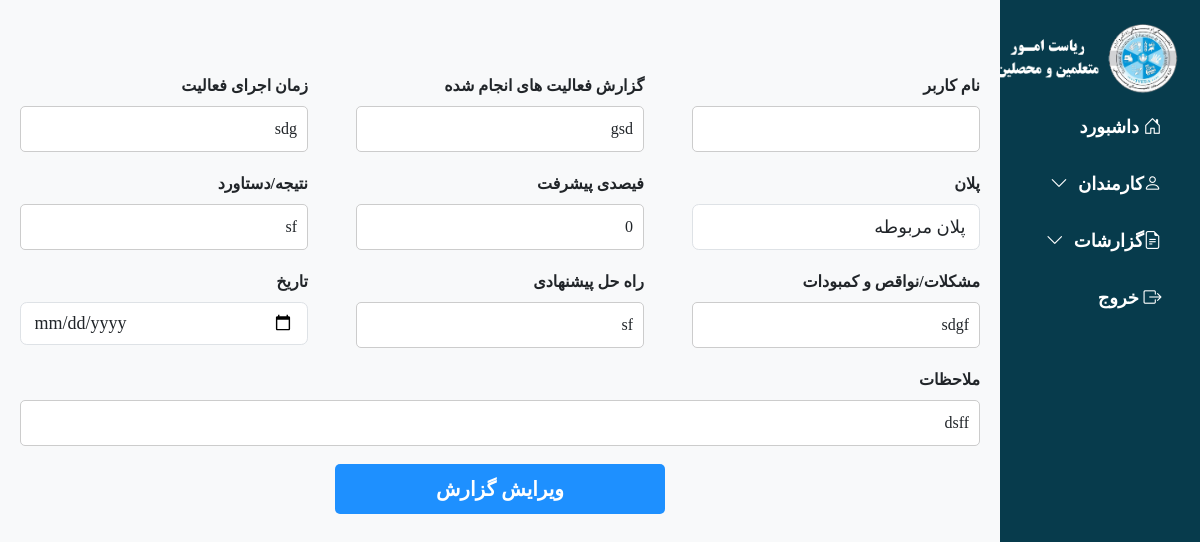
Page /PHP/Update_Employee_Report.php?ID=12 on the committed database.
### tables this page shows
CREATE TABLE `employeereport` (
  `ID` int(11) NOT NULL,
  `username` varchar(88) NOT NULL,
  `Did_Reports` varchar(100) NOT NULL,
  `Activity_Time` varchar(100) NOT NULL,
  `Plane` varchar(100) NOT NULL,
  `Improve_Precentage` float NOT NULL,
  `Result` varchar(100) NOT NULL,
  `Problems` varchar(100) NOT NULL,
  `Resolve_Sugestion` varchar(100) NOT NULL,
  `Date` date NOT NULL,
  `Observation` varchar(100) NOT NULL
);

### PHP/Update_Employee_Report.php (the view, shortened to what this page needs)
<?php
include 'ConnectionToDatabase.php';
$employee_id = $_GET['ID'];
$sql = "SELECT * FROM employeereport WHERE ID = ?";
$stmt = $conn->prepare($sql);
$stmt->bind_param("i", $employee_id);
$stmt->execute();
$result = $stmt->get_result();
$employee = $result->fetch_assoc();
?>
<!DOCTYPE html>
<html lang="fa">
<head>
    <link rel="stylesheet" href="https://cdn.jsdelivr.net/npm/bootstrap@5.3.0-alpha1/dist/css/bootstrap.min.css">
    <link href="https://cdn.jsdelivr.net/npm/bootstrap-icons/font/bootstrap-icons.css" rel="stylesheet">
    <link rel="stylesheet" href="../Css/dash.css" type="text/css">
    <link rel="stylesheet" href="../Css/Employee_Report.css" type="text/css">
</head>
<body dir="rtl">
    <div class="container-fluid">
        <div class="row">
            <div class="col-md-2 sidebar">
                <img src="../img/logo.png" alt="لوگوی داشبورد" class="logo-img">
                <a href="../index.php"><i class="bi bi-house-door"></i> داشبورد</a>
                <a href="#employeesMenu" data-bs-toggle="collapse" aria-expanded="false" class="d-flex align-items-center">
                    <i class="bi bi-person"></i> کارمندان
                    <i class="bi bi-chevron-down ms-auto"></i>
                </a>
                <a href="#reportsMenu" data-bs-toggle="collapse" aria-expanded="false" class="d-flex align-items-center">
                    <i class="bi bi-file-earmark-text"></i> گزارشات
                    <i class="bi bi-chevron-down ms-auto"></i>
                </a>
                <a href="logout.html"><i class="bi bi-box-arrow-right"></i> خروج</a>
            </div>
        <div class="col-md-10 main-content mt-5">
            <form action="Update_Employee_Report.php" method="post" id="form">
                <div class="form-row">
                    <div class="form-col">
                        <label for="UserName">نام کاربر</label>
                        <input type="text" id="UserName" name="Username" class="form-control" value="<?php echo htmlspecialchars($employee['Username']); ?>">
                    </div>
                    <div class="form-col">
                        <label for="Report">گزارش فعالیت های انجام شده</label>
                        <input type="text" id="Report" name="Did_Reports" class="form-control" value="<?php echo htmlspecialchars($employee['Did_Reports']); ?>">
                    </div>
                    <div class="form-col">
                        <label for="Time">زمان اجرای فعالیت</label>
                        <input type="text" id="Time" name="Activity_Time" class="form-control" value="<?php echo htmlspecialchars($employee['Activity_Time']); ?>">
                    </div>
                </div>
                <div class="form-row">
                    <div class="form-col">
                        <label for="Plane">پلان</label>
                        <select name="Plane" class="form-control">
                            <option value="پلان مربوطه" <?php echo $employee['Plane'] == 'پلان مربوطه' ? 'selected' : ''; ?>>پلان مربوطه</option>
                        </select>
                    </div>
                    <div class="form-col">
                        <label for="persent">فیصدی پیشرفت</label>
                        <input type="text" id="persent" name="Improve_Precentage" class="form-control" value="<?php echo htmlspecialchars($employee['Improve_Precentage']); ?>">
                    </div>
                    <div class="form-col">
                        <label for="state">نتیجه/دستاورد</label>
                        <input type="text" id="state" name="Result" class="form-control" value="<?php echo htmlspecialchars($employee['Result']); ?>">
                    </div>
                </div>
                <div class="form-row">
                    <div class="form-col">
                        <label for="prob">مشکلات/نواقص و کمبودات</label>
                        <input type="text" id="prob" name="Problems" class="form-control" value="<?php echo htmlspecialchars($employee['Problems']); ?>">
                    </div>
                    <div class="form-col">
                        <label for="solve">راه حل پیشنهادی</label>
                        <input type="text" id="solve" name="Resolve_Sugestion" class="form-control" value="<?php echo htmlspecialchars($employee['Resolve_Sugestion']); ?>">
                    </div>
                    <div class="form-col">
                        <label for="date">تاریخ</label>
                        <input type="date" id="date" name="Date" class="form-control" value="<?php echo htmlspecialchars($employee['Date']); ?>">
                    </div>
                </div>
                <div class="form-col-12 mb-3">
                    <label for="signature">ملاحظات</label>
                    <input type="text" id="signature" name="Observation" class="form-control" value="<?php echo htmlspecialchars($employee['Observation']); ?>">
                </div>
                <div class="form-row" style="justify-content: center;">
                    <button type="submit" class="btn btn-primary">ویرایش گزارش</button>
                </div>
            </form>
        </div>
    </div>
</div>
</body>
</html>

### Css/dash.css (style rules this page uses)
* { font-family: 'B Nazanin'; font-size: 18px; font-weight: bold; }
:root { --primary-color: #073B4C; --text-color: white; }
body { margin: 0; font-family: 'BNazanin', sans-serif; background-color: #f8f9fa; }
.sidebar { height: 100vh; background-color:#073B4C; color: var(--text-color); padding-top: 20px; }
.sidebar a { color: var(--text-color); text-decoration: none; padding: 15px; display: block; white-space: nowrap; text-overflow: ellipsis; }
.sidebar i { margin-right: 10px; color: var(--text-color); }
.logo-img { display: block; margin: 0 auto; width: 200px; height: auto; }

### Css/Employee_Report.css (style rules this page uses)
form { display: flex; flex-direction: column; }
.form-row { display: flex; justify-content: space-between; margin-bottom: 20px; }
label { display: block; margin-bottom: 8px; font-weight: bold; font-size: 16px; }
input[type="text"], input[type="number"], textarea { width: 100%; padding: 10px; font-size: 16px; border: 1px solid #ccc; border-radius: 5px; box-sizing: border-box; }
.form-col { width: 30%; }
select { width: 100%; height: 46px; border-radius: 5px; outline: none; }

### PHP/Update_Employee_Report.php (style rules this page uses)
body { background-color: #f8f9fa; }
.sidebar { height: 100vh; overflow-y: auto; }
.main-content { padding: 20px; }
.btn { padding: 10px; background-color: DodgerBlue; color: white; border: none; border-radius: 5px; font-size: 20px; cursor: pointer; transition: background-color 0.3s; font-family: 'B Nazanin'; font-weight: bold; width: 330px; }

### rows in the picture
employeereport: Did_Reports "gsd", Activity_Time "sdg", Plane "پلان مربوطه", Improve_Precentage "0", Result "sf", Problems "sdgf", Resolve_Sugestion "sf", Observation "dsff"
